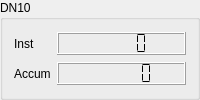
        <widget class="QGroupBox" name="gBox_StdDN10">
         <property name="title">
          <string>DN10</string>
         </property>
         <layout class="QGridLayout" name="gridLayout_21">
          <item row="0" column="0">
           <widget class="QLabel" name="label_26">
            <property name="sizePolicy">
             <sizepolicy hsizetype="Fixed" vsizetype="Preferred">
              <horstretch>0</horstretch>
              <verstretch>0</verstretch>
             </sizepolicy>
            </property>
            <property name="minimumSize">
             <size>
              <width>30</width>
              <height>20</height>
             </size>
            </property>
            <property name="text">
             <string>Inst</string>
            </property>
           </widget>
          </item>
          <item row="1" column="0">
           <widget class="QLabel" name="label_27">
            <property name="sizePolicy">
             <sizepolicy hsizetype="Fixed" vsizetype="Preferred">
              <horstretch>0</horstretch>
              <verstretch>0</verstretch>
             </sizepolicy>
            </property>
            <property name="minimumSize">
             <size>
              <width>30</width>
              <height>20</height>
             </size>
            </property>
            <property name="text">
             <string>Accum</string>
            </property>
           </widget>
          </item>
          <item row="1" column="1">
           <widget class="QLCDNumber" name="lcdAccumStdMeter_10">
            <property name="sizePolicy">
             <sizepolicy hsizetype="Preferred" vsizetype="Fixed">
              <horstretch>0</horstretch>
              <verstretch>0</verstretch>
             </sizepolicy>
            </property>
            <property name="minimumSize">
             <size>
              <width>40</width>
              <height>0</height>
             </size>
            </property>
            <property name="numDigits">
             <number>6</number>
            </property>
            <property name="segmentStyle">
             <enum>QLCDNumber::Flat</enum>
            </property>
           </widget>
          </item>
          <item row="0" column="1">
           <widget class="QLCDNumber" name="lcdInstStdMeter_10">
            <property name="sizePolicy">
             <sizepolicy hsizetype="Preferred" vsizetype="Fixed">
              <horstretch>0</horstretch>
              <verstretch>0</verstretch>
             </sizepolicy>
            </property>
            <property name="minimumSize">
             <size>
              <width>40</width>
              <height>0</height>
             </size>
            </property>
            <property name="numDigits">
             <number>5</number>
            </property>
            <property name="segmentStyle">
             <enum>QLCDNumber::Flat</enum>
            </property>
           </widget>
          </item>
         </layout>
        </widget>
